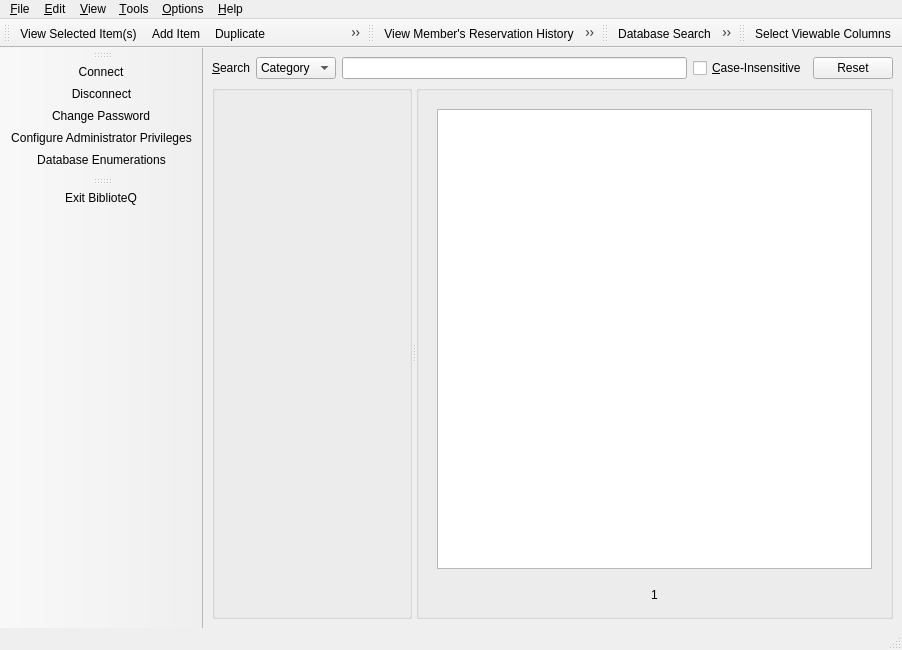
<?xml version="1.0" encoding="UTF-8"?>
<ui version="4.0">
 <class>mainWindow</class>
 <widget class="QMainWindow" name="mainWindow">
  <property name="geometry">
   <rect>
    <x>0</x>
    <y>0</y>
    <width>900</width>
    <height>650</height>
   </rect>
  </property>
  <property name="windowTitle">
   <string>BiblioteQ</string>
  </property>
  <property name="windowIcon">
   <iconset resource="../Icons/icons.qrc">
    <normaloff>:/book.png</normaloff>:/book.png</iconset>
  </property>
  <widget class="QWidget" name="centralwidget">
   <layout class="QVBoxLayout" name="verticalLayout_2">
    <item>
     <layout class="QHBoxLayout" name="horizontalLayout">
      <item>
       <widget class="QLabel" name="label">
        <property name="text">
         <string>&amp;Search</string>
        </property>
        <property name="buddy">
         <cstring>searchType</cstring>
        </property>
       </widget>
      </item>
      <item>
       <widget class="QComboBox" name="searchType">
        <property name="sizeAdjustPolicy">
         <enum>QComboBox::AdjustToContents</enum>
        </property>
        <item>
         <property name="text">
          <string>Category</string>
         </property>
        </item>
        <item>
         <property name="text">
          <string>ID</string>
         </property>
        </item>
        <item>
         <property name="text">
          <string>Keyword</string>
         </property>
        </item>
        <item>
         <property name="text">
          <string>Title</string>
         </property>
        </item>
       </widget>
      </item>
      <item>
       <widget class="QLineEdit" name="search"/>
      </item>
      <item>
       <widget class="QCheckBox" name="case_insensitive">
        <property name="sizePolicy">
         <sizepolicy hsizetype="Minimum" vsizetype="Preferred">
          <horstretch>0</horstretch>
          <verstretch>0</verstretch>
         </sizepolicy>
        </property>
        <property name="text">
         <string>&amp;Case-Insensitive</string>
        </property>
       </widget>
      </item>
      <item>
       <widget class="QPushButton" name="resetAllSearch">
        <property name="toolTip">
         <string>Clear the main table and reset the nearby search widgets.</string>
        </property>
        <property name="text">
         <string>Reset</string>
        </property>
       </widget>
      </item>
     </layout>
    </item>
    <item>
     <widget class="QSplitter" name="splitter">
      <property name="orientation">
       <enum>Qt::Horizontal</enum>
      </property>
      <widget class="QScrollArea" name="scrollArea">
       <property name="minimumSize">
        <size>
         <width>200</width>
         <height>0</height>
        </size>
       </property>
       <property name="frameShape">
        <enum>QFrame::NoFrame</enum>
       </property>
       <property name="widgetResizable">
        <bool>true</bool>
       </property>
       <widget class="QWidget" name="scrollAreaWidgetContents">
        <property name="geometry">
         <rect>
          <x>0</x>
          <y>0</y>
          <width>200</width>
          <height>278</height>
         </rect>
        </property>
        <layout class="QVBoxLayout" name="verticalLayout_7">
         <property name="margin">
          <number>0</number>
         </property>
         <item>
          <widget class="QGroupBox" name="itemSummary">
           <property name="flat">
            <bool>false</bool>
           </property>
           <layout class="QVBoxLayout">
            <item>
             <widget class="QLabel" name="summary">
              <property name="frameShape">
               <enum>QFrame::NoFrame</enum>
              </property>
              <property name="text">
               <string/>
              </property>
              <property name="wordWrap">
               <bool>true</bool>
              </property>
             </widget>
            </item>
            <item>
             <widget class="QLabel" name="frontImage">
              <property name="sizePolicy">
               <sizepolicy hsizetype="Fixed" vsizetype="Preferred">
                <horstretch>0</horstretch>
                <verstretch>0</verstretch>
               </sizepolicy>
              </property>
              <property name="text">
               <string/>
              </property>
              <property name="scaledContents">
               <bool>true</bool>
              </property>
             </widget>
            </item>
            <item>
             <widget class="QLabel" name="backImage">
              <property name="sizePolicy">
               <sizepolicy hsizetype="Fixed" vsizetype="Preferred">
                <horstretch>0</horstretch>
                <verstretch>0</verstretch>
               </sizepolicy>
              </property>
              <property name="text">
               <string/>
              </property>
              <property name="scaledContents">
               <bool>true</bool>
              </property>
             </widget>
            </item>
            <item>
             <spacer>
              <property name="orientation">
               <enum>Qt::Vertical</enum>
              </property>
              <property name="sizeHint" stdset="0">
               <size>
                <width>20</width>
                <height>47</height>
               </size>
              </property>
             </spacer>
            </item>
           </layout>
          </widget>
         </item>
        </layout>
       </widget>
      </widget>
      <widget class="QGroupBox" name="groupBox_2">
       <layout class="QVBoxLayout" name="verticalLayout">
        <item>
         <widget class="QStackedWidget" name="stackedWidget">
          <property name="currentIndex">
           <number>1</number>
          </property>
          <widget class="QWidget" name="page_2">
           <layout class="QVBoxLayout" name="verticalLayout_6">
            <item>
             <widget class="QGraphicsView" name="graphicsView">
              <property name="viewportUpdateMode">
               <enum>QGraphicsView::FullViewportUpdate</enum>
              </property>
             </widget>
            </item>
           </layout>
          </widget>
          <widget class="QWidget" name="page">
           <layout class="QVBoxLayout" name="verticalLayout_5">
            <item>
             <widget class="biblioteq_main_table" name="table">
              <property name="editTriggers">
               <set>QAbstractItemView::NoEditTriggers</set>
              </property>
              <property name="showDropIndicator" stdset="0">
               <bool>true</bool>
              </property>
              <property name="dragEnabled">
               <bool>false</bool>
              </property>
              <property name="alternatingRowColors">
               <bool>true</bool>
              </property>
              <property name="selectionMode">
               <enum>QAbstractItemView::MultiSelection</enum>
              </property>
              <property name="selectionBehavior">
               <enum>QAbstractItemView::SelectRows</enum>
              </property>
              <property name="verticalScrollMode">
               <enum>QAbstractItemView::ScrollPerItem</enum>
              </property>
              <property name="horizontalScrollMode">
               <enum>QAbstractItemView::ScrollPerPixel</enum>
              </property>
              <property name="showGrid">
               <bool>true</bool>
              </property>
              <property name="sortingEnabled">
               <bool>true</bool>
              </property>
              <property name="columnCount">
               <number>0</number>
              </property>
              <attribute name="horizontalHeaderShowSortIndicator" stdset="0">
               <bool>true</bool>
              </attribute>
              <attribute name="horizontalHeaderStretchLastSection">
               <bool>true</bool>
              </attribute>
             </widget>
            </item>
           </layout>
          </widget>
         </widget>
        </item>
        <item>
         <layout class="QHBoxLayout" name="horizontalLayout_2">
          <item>
           <widget class="QLabel" name="categoryLabel"/>
          </item>
          <item>
           <spacer name="horizontalSpacer_5">
            <property name="orientation">
             <enum>Qt::Horizontal</enum>
            </property>
            <property name="sizeHint" stdset="0">
             <size>
              <width>40</width>
              <height>20</height>
             </size>
            </property>
           </spacer>
          </item>
          <item>
           <widget class="QToolButton" name="previousPageButton">
            <property name="toolTip">
             <string>Previous Page</string>
            </property>
            <property name="icon">
             <iconset resource="../Icons/icons.qrc">
              <normaloff>:/16x16/previous.png</normaloff>:/16x16/previous.png</iconset>
            </property>
            <property name="iconSize">
             <size>
              <width>16</width>
              <height>16</height>
             </size>
            </property>
            <property name="autoRaise">
             <bool>true</bool>
            </property>
           </widget>
          </item>
          <item>
           <widget class="QLabel" name="pagesLabel">
            <property name="text">
             <string>1</string>
            </property>
            <property name="textFormat">
             <enum>Qt::RichText</enum>
            </property>
            <property name="alignment">
             <set>Qt::AlignCenter</set>
            </property>
           </widget>
          </item>
          <item>
           <widget class="QToolButton" name="nextPageButton">
            <property name="toolTip">
             <string>Next Page</string>
            </property>
            <property name="icon">
             <iconset resource="../Icons/icons.qrc">
              <normaloff>:/16x16/next.png</normaloff>:/16x16/next.png</iconset>
            </property>
            <property name="iconSize">
             <size>
              <width>16</width>
              <height>16</height>
             </size>
            </property>
            <property name="autoRaise">
             <bool>true</bool>
            </property>
           </widget>
          </item>
          <item>
           <spacer name="horizontalSpacer">
            <property name="orientation">
             <enum>Qt::Horizontal</enum>
            </property>
            <property name="sizeHint" stdset="0">
             <size>
              <width>40</width>
              <height>20</height>
             </size>
            </property>
           </spacer>
          </item>
          <item>
           <widget class="QLabel" name="itemsCountLabel">
            <property name="text">
             <string/>
            </property>
           </widget>
          </item>
         </layout>
        </item>
       </layout>
      </widget>
     </widget>
    </item>
   </layout>
  </widget>
  <widget class="QMenuBar" name="menubar">
   <property name="geometry">
    <rect>
     <x>0</x>
     <y>0</y>
     <width>900</width>
     <height>24</height>
    </rect>
   </property>
   <widget class="QMenu" name="menuHelp">
    <property name="title">
     <string>&amp;Help</string>
    </property>
    <addaction name="actionAbout"/>
   </widget>
   <widget class="QMenu" name="menuTools">
    <property name="title">
     <string>&amp;Tools</string>
    </property>
    <addaction name="actionResizeColumns"/>
    <addaction name="actionShowErrorDialog"/>
    <addaction name="separator"/>
    <addaction name="actionDatabaseSearch"/>
    <addaction name="actionRefreshTable"/>
    <addaction name="separator"/>
    <addaction name="action_Upgrade_SQLite_Schema"/>
   </widget>
   <widget class="QMenu" name="menu_File">
    <property name="title">
     <string>&amp;File</string>
    </property>
    <widget class="QMenu" name="menu_Recent_SQLite_Files">
     <property name="title">
      <string>&amp;Recent SQLite Files</string>
     </property>
    </widget>
    <addaction name="action_New_SQLite_Database"/>
    <addaction name="menu_Recent_SQLite_Files"/>
    <addaction name="separator"/>
    <addaction name="actionConnect"/>
    <addaction name="actionDisconnect"/>
    <addaction name="separator"/>
    <addaction name="actionExport_Current_View"/>
    <addaction name="separator"/>
    <addaction name="actionExit"/>
   </widget>
   <widget class="QMenu" name="menu_Edit">
    <property name="title">
     <string>&amp;Edit</string>
    </property>
    <widget class="QMenu" name="menu_Add_Item">
     <property name="title">
      <string>&amp;Add Item</string>
     </property>
     <property name="icon">
      <iconset resource="../Icons/icons.qrc">
       <normaloff>:/16x16/add.png</normaloff>:/16x16/add.png</iconset>
     </property>
     <addaction name="action_Book"/>
     <addaction name="action_DVD"/>
     <addaction name="action_Journal"/>
     <addaction name="action_Magazine"/>
     <addaction name="actionMusic_CD"/>
     <addaction name="action_Photograph_Collection"/>
     <addaction name="action_Video_Game"/>
    </widget>
    <addaction name="menu_Add_Item"/>
    <addaction name="actionDeleteEntry"/>
    <addaction name="actionDuplicateEntry"/>
    <addaction name="actionModifyEntry"/>
   </widget>
   <widget class="QMenu" name="menu_View">
    <property name="title">
     <string>&amp;View</string>
    </property>
    <addaction name="action_Category"/>
    <addaction name="separator"/>
    <addaction name="actionMembersBrowser"/>
    <addaction name="actionViewDetails"/>
    <addaction name="separator"/>
   </widget>
   <widget class="QMenu" name="menuOptions">
    <property name="title">
     <string>&amp;Options</string>
    </property>
    <widget class="QMenu" name="menuEntriesPerPage">
     <property name="title">
      <string>E&amp;ntries per Page</string>
     </property>
    </widget>
    <widget class="QMenu" name="menuPreferredZ3950Server">
     <property name="title">
      <string>Preferred &amp;Z39.50 Site</string>
     </property>
    </widget>
    <widget class="QMenu" name="menu_Language">
     <property name="title">
      <string>&amp;Language</string>
     </property>
    </widget>
    <widget class="QMenu" name="menuPreferredSRUSite">
     <property name="title">
      <string>Preferred &amp;SRU Site</string>
     </property>
    </widget>
    <addaction name="actionAutomaticallySaveSettingsOnExit"/>
    <addaction name="actionShowGrid"/>
    <addaction name="actionPopulate_Administrator_Browser_Table_on_Display"/>
    <addaction name="actionPopulate_Database_Enumerations_Browser_on_Display"/>
    <addaction name="actionPopulate_Members_Browser_Table_on_Display"/>
    <addaction name="actionPopulateOnStart"/>
    <addaction name="actionAutoPopulateOnCreation"/>
    <addaction name="actionPreserveGeometry"/>
    <addaction name="actionResetErrorLogOnDisconnect"/>
    <addaction name="separator"/>
    <addaction name="menuEntriesPerPage"/>
    <addaction name="menu_Language"/>
    <addaction name="menuPreferredSRUSite"/>
    <addaction name="menuPreferredZ3950Server"/>
    <addaction name="separator"/>
    <addaction name="actionSaveSettings"/>
    <addaction name="actionSetGlobalFonts"/>
   </widget>
   <addaction name="menu_File"/>
   <addaction name="menu_Edit"/>
   <addaction name="menu_View"/>
   <addaction name="menuTools"/>
   <addaction name="menuOptions"/>
   <addaction name="menuHelp"/>
  </widget>
  <widget class="QStatusBar" name="statusbar"/>
  <widget class="QToolBar" name="toolBar">
   <property name="windowTitle">
    <string>Connect Toobar</string>
   </property>
   <property name="iconSize">
    <size>
     <width>32</width>
     <height>32</height>
    </size>
   </property>
   <attribute name="toolBarArea">
    <enum>LeftToolBarArea</enum>
   </attribute>
   <attribute name="toolBarBreak">
    <bool>false</bool>
   </attribute>
   <addaction name="connectTool"/>
   <addaction name="disconnectTool"/>
   <addaction name="actionChangePassword"/>
   <addaction name="actionConfigureAdministratorPrivileges"/>
   <addaction name="actionDatabase_Enumerations"/>
  </widget>
  <widget class="QToolBar" name="toolBar_2">
   <property name="windowTitle">
    <string>Edit Toolbar</string>
   </property>
   <property name="iconSize">
    <size>
     <width>32</width>
     <height>32</height>
    </size>
   </property>
   <attribute name="toolBarArea">
    <enum>TopToolBarArea</enum>
   </attribute>
   <attribute name="toolBarBreak">
    <bool>false</bool>
   </attribute>
   <addaction name="detailsTool"/>
   <addaction name="createTool"/>
   <addaction name="duplicateTool"/>
   <addaction name="deleteTool"/>
   <addaction name="modifyTool"/>
   <addaction name="printTool"/>
  </widget>
  <widget class="QToolBar" name="toolBar_3">
   <property name="windowTitle">
    <string>Reservations Toolbar</string>
   </property>
   <property name="iconSize">
    <size>
     <width>32</width>
     <height>32</height>
    </size>
   </property>
   <attribute name="toolBarArea">
    <enum>TopToolBarArea</enum>
   </attribute>
   <attribute name="toolBarBreak">
    <bool>false</bool>
   </attribute>
   <addaction name="actionReservationHistory"/>
   <addaction name="actionRequests"/>
   <addaction name="reserveTool"/>
   <addaction name="userTool"/>
  </widget>
  <widget class="QToolBar" name="toolBar_4">
   <property name="windowTitle">
    <string>Search Toolbar</string>
   </property>
   <property name="iconSize">
    <size>
     <width>32</width>
     <height>32</height>
    </size>
   </property>
   <attribute name="toolBarArea">
    <enum>TopToolBarArea</enum>
   </attribute>
   <attribute name="toolBarBreak">
    <bool>false</bool>
   </attribute>
   <addaction name="searchTool"/>
   <addaction name="customQueryTool"/>
   <addaction name="refreshTool"/>
  </widget>
  <widget class="QToolBar" name="toolBar_5">
   <property name="windowTitle">
    <string>Configurations Toolbar</string>
   </property>
   <property name="iconSize">
    <size>
     <width>32</width>
     <height>32</height>
    </size>
   </property>
   <attribute name="toolBarArea">
    <enum>TopToolBarArea</enum>
   </attribute>
   <attribute name="toolBarBreak">
    <bool>false</bool>
   </attribute>
   <addaction name="configTool"/>
  </widget>
  <widget class="QToolBar" name="toolBar_6">
   <property name="windowTitle">
    <string>Exit Toolbar</string>
   </property>
   <property name="iconSize">
    <size>
     <width>32</width>
     <height>32</height>
    </size>
   </property>
   <attribute name="toolBarArea">
    <enum>LeftToolBarArea</enum>
   </attribute>
   <attribute name="toolBarBreak">
    <bool>false</bool>
   </attribute>
   <addaction name="exitTool"/>
  </widget>
  <action name="actionAbout">
   <property name="icon">
    <iconset resource="../Icons/icons.qrc">
     <normaloff>:/16x16/info.png</normaloff>:/16x16/info.png</iconset>
   </property>
   <property name="text">
    <string>&amp;About</string>
   </property>
  </action>
  <action name="actionShowGrid">
   <property name="checkable">
    <bool>true</bool>
   </property>
   <property name="text">
    <string>&amp;Display Table Grid</string>
   </property>
  </action>
  <action name="actionResizeColumns">
   <property name="icon">
    <iconset resource="../Icons/icons.qrc">
     <normaloff>:/16x16/resizecol.png</normaloff>:/16x16/resizecol.png</iconset>
   </property>
   <property name="text">
    <string>&amp;Resize Columns to Contents</string>
   </property>
  </action>
  <action name="actionSaveSettings">
   <property name="icon">
    <iconset resource="../Icons/icons.qrc">
     <normaloff>:/16x16/filesave.png</normaloff>:/16x16/filesave.png</iconset>
   </property>
   <property name="text">
    <string>&amp;Save Settings</string>
   </property>
   <property name="shortcut">
    <string>Ctrl+S</string>
   </property>
  </action>
  <action name="actionPopulateOnStart">
   <property name="checkable">
    <bool>true</bool>
   </property>
   <property name="checked">
    <bool>false</bool>
   </property>
   <property name="text">
    <string>&amp;Populate View on Connect</string>
   </property>
  </action>
  <action name="actionShowErrorDialog">
   <property name="icon">
    <iconset resource="../Icons/icons.qrc">
     <normaloff>:/16x16/log.png</normaloff>:/16x16/log.png</iconset>
   </property>
   <property name="text">
    <string>View Error &amp;Log</string>
   </property>
   <property name="shortcut">
    <string>Ctrl+L</string>
   </property>
  </action>
  <action name="actionResetErrorLogOnDisconnect">
   <property name="checkable">
    <bool>true</bool>
   </property>
   <property name="text">
    <string>Reset &amp;Error Log on Disconnect</string>
   </property>
  </action>
  <action name="actionConnect">
   <property name="icon">
    <iconset resource="../Icons/icons.qrc">
     <normaloff>:/16x16/connected.png</normaloff>:/16x16/connected.png</iconset>
   </property>
   <property name="text">
    <string>&amp;Connect</string>
   </property>
   <property name="shortcut">
    <string>Ctrl+C</string>
   </property>
  </action>
  <action name="actionDisconnect">
   <property name="icon">
    <iconset resource="../Icons/icons.qrc">
     <normaloff>:/16x16/disconnected.png</normaloff>:/16x16/disconnected.png</iconset>
   </property>
   <property name="text">
    <string>&amp;Disconnect</string>
   </property>
   <property name="shortcut">
    <string>Ctrl+D</string>
   </property>
  </action>
  <action name="actionExit">
   <property name="icon">
    <iconset resource="../Icons/icons.qrc">
     <normaloff>:/16x16/exit.png</normaloff>:/16x16/exit.png</iconset>
   </property>
   <property name="text">
    <string>Exit Bibliote&amp;Q</string>
   </property>
   <property name="shortcut">
    <string>Ctrl+Q</string>
   </property>
  </action>
  <action name="actionDeleteEntry">
   <property name="icon">
    <iconset resource="../Icons/icons.qrc">
     <normaloff>:/16x16/eraser.png</normaloff>:/16x16/eraser.png</iconset>
   </property>
   <property name="text">
    <string>&amp;Delete Selected Item(s)</string>
   </property>
   <property name="shortcut">
    <string>Ctrl+X</string>
   </property>
  </action>
  <action name="actionModifyEntry">
   <property name="icon">
    <iconset resource="../Icons/icons.qrc">
     <normaloff>:/16x16/edit.png</normaloff>:/16x16/edit.png</iconset>
   </property>
   <property name="text">
    <string>&amp;Modify Selected Item(s)</string>
   </property>
   <property name="shortcut">
    <string>Ctrl+V</string>
   </property>
  </action>
  <action name="actionMembersBrowser">
   <property name="icon">
    <iconset resource="../Icons/icons.qrc">
     <normaloff>:/16x16/members.png</normaloff>:/16x16/members.png</iconset>
   </property>
   <property name="text">
    <string>&amp;Members Browser</string>
   </property>
   <property name="shortcut">
    <string>Ctrl+M</string>
   </property>
  </action>
  <action name="actionDatabaseSearch">
   <property name="icon">
    <iconset resource="../Icons/icons.qrc">
     <normaloff>:/16x16/find.png</normaloff>:/16x16/find.png</iconset>
   </property>
   <property name="text">
    <string>&amp;Database Search</string>
   </property>
   <property name="iconText">
    <string>Database Search</string>
   </property>
   <property name="toolTip">
    <string>Database Search</string>
   </property>
   <property name="shortcut">
    <string>Ctrl+F</string>
   </property>
  </action>
  <action name="actionRefreshTable">
   <property name="icon">
    <iconset resource="../Icons/icons.qrc">
     <normaloff>:/16x16/reload.png</normaloff>:/16x16/reload.png</iconset>
   </property>
   <property name="text">
    <string>&amp;Refresh View</string>
   </property>
   <property name="shortcut">
    <string>Ctrl+R</string>
   </property>
  </action>
  <action name="actionViewDetails">
   <property name="icon">
    <iconset resource="../Icons/icons.qrc">
     <normaloff>:/16x16/details.png</normaloff>:/16x16/details.png</iconset>
   </property>
   <property name="text">
    <string>&amp;Selected Item(s)</string>
   </property>
   <property name="shortcut">
    <string>Ctrl+V</string>
   </property>
  </action>
  <action name="actionSetGlobalFonts">
   <property name="icon">
    <iconset resource="../Icons/icons.qrc">
     <normaloff>:/16x16/fonts.png</normaloff>:/16x16/fonts.png</iconset>
   </property>
   <property name="text">
    <string>Select &amp;Global Font</string>
   </property>
   <property name="shortcut">
    <string>Ctrl+G</string>
   </property>
  </action>
  <action name="actionAutoPopulateOnCreation">
   <property name="checkable">
    <bool>true</bool>
   </property>
   <property name="text">
    <string>Populate View on Item &amp;Creation</string>
   </property>
  </action>
  <action name="connectTool">
   <property name="icon">
    <iconset resource="../Icons/icons.qrc">
     <normaloff>:/32x32/connect_established.png</normaloff>:/32x32/connect_established.png</iconset>
   </property>
   <property name="text">
    <string>Connect</string>
   </property>
  </action>
  <action name="disconnectTool">
   <property name="icon">
    <iconset resource="../Icons/icons.qrc">
     <normaloff>:/32x32/connect_no.png</normaloff>:/32x32/connect_no.png</iconset>
   </property>
   <property name="text">
    <string>Disconnect</string>
   </property>
  </action>
  <action name="detailsTool">
   <property name="icon">
    <iconset resource="../Icons/icons.qrc">
     <normaloff>:/32x32/details.png</normaloff>:/32x32/details.png</iconset>
   </property>
   <property name="text">
    <string>View Selected Item(s)</string>
   </property>
  </action>
  <action name="createTool">
   <property name="icon">
    <iconset resource="../Icons/icons.qrc">
     <normaloff>:/32x32/add.png</normaloff>:/32x32/add.png</iconset>
   </property>
   <property name="text">
    <string>Add Item</string>
   </property>
  </action>
  <action name="deleteTool">
   <property name="icon">
    <iconset resource="../Icons/icons.qrc">
     <normaloff>:/32x32/remove.png</normaloff>:/32x32/remove.png</iconset>
   </property>
   <property name="text">
    <string>Delete Selected Item(s)</string>
   </property>
  </action>
  <action name="modifyTool">
   <property name="icon">
    <iconset resource="../Icons/icons.qrc">
     <normaloff>:/32x32/edit.png</normaloff>:/32x32/edit.png</iconset>
   </property>
   <property name="text">
    <string>Modify Selected Item(s)</string>
   </property>
  </action>
  <action name="printTool">
   <property name="icon">
    <iconset resource="../Icons/icons.qrc">
     <normaloff>:/32x32/print.png</normaloff>:/32x32/print.png</iconset>
   </property>
   <property name="text">
    <string>Print Current View</string>
   </property>
  </action>
  <action name="reserveTool">
   <property name="icon">
    <iconset resource="../Icons/icons.qrc">
     <normaloff>:/32x32/checkout.png</normaloff>:/32x32/checkout.png</iconset>
   </property>
   <property name="text">
    <string>Reserve Selected Item</string>
   </property>
  </action>
  <action name="userTool">
   <property name="icon">
    <iconset resource="../Icons/icons.qrc">
     <normaloff>:/32x32/members.png</normaloff>:/32x32/members.png</iconset>
   </property>
   <property name="text">
    <string>Display Members Browser</string>
   </property>
  </action>
  <action name="searchTool">
   <property name="icon">
    <iconset resource="../Icons/icons.qrc">
     <normaloff>:/32x32/find.png</normaloff>:/32x32/find.png</iconset>
   </property>
   <property name="text">
    <string>Database Search</string>
   </property>
  </action>
  <action name="customQueryTool">
   <property name="icon">
    <iconset resource="../Icons/icons.qrc">
     <normaloff>:/32x32/customquery.png</normaloff>:/32x32/customquery.png</iconset>
   </property>
   <property name="text">
    <string>Custom Database Query</string>
   </property>
  </action>
  <action name="refreshTool">
   <property name="icon">
    <iconset resource="../Icons/icons.qrc">
     <normaloff>:/32x32/reload.png</normaloff>:/32x32/reload.png</iconset>
   </property>
   <property name="text">
    <string>Refresh Table</string>
   </property>
  </action>
  <action name="configTool">
   <property name="icon">
    <iconset resource="../Icons/icons.qrc">
     <normaloff>:/32x32/configure.png</normaloff>:/32x32/configure.png</iconset>
   </property>
   <property name="text">
    <string>Select Viewable Columns</string>
   </property>
  </action>
  <action name="exitTool">
   <property name="icon">
    <iconset resource="../Icons/icons.qrc">
     <normaloff>:/32x32/exit.png</normaloff>:/32x32/exit.png</iconset>
   </property>
   <property name="text">
    <string>Exit BiblioteQ</string>
   </property>
  </action>
  <action name="actionReservationHistory">
   <property name="icon">
    <iconset resource="../Icons/icons.qrc">
     <normaloff>:/32x32/history.png</normaloff>:/32x32/history.png</iconset>
   </property>
   <property name="text">
    <string>View Member's Reservation History</string>
   </property>
  </action>
  <action name="actionChangePassword">
   <property name="icon">
    <iconset resource="../Icons/icons.qrc">
     <normaloff>:/32x32/password.png</normaloff>:/32x32/password.png</iconset>
   </property>
   <property name="text">
    <string>Change Password</string>
   </property>
  </action>
  <action name="actionPreserveGeometry">
   <property name="checkable">
    <bool>true</bool>
   </property>
   <property name="text">
    <string>Preserve Main &amp;Window's Geometry</string>
   </property>
  </action>
  <action name="actionAutomaticallySaveSettingsOnExit">
   <property name="checkable">
    <bool>true</bool>
   </property>
   <property name="text">
    <string>Automatically Save Settings on E&amp;xit</string>
   </property>
  </action>
  <action name="actionConfigureAdministratorPrivileges">
   <property name="icon">
    <iconset resource="../Icons/icons.qrc">
     <normaloff>:/32x32/identity.png</normaloff>:/32x32/identity.png</iconset>
   </property>
   <property name="text">
    <string>Configure Administrator Privileges</string>
   </property>
  </action>
  <action name="actionRequests">
   <property name="icon">
    <iconset resource="../Icons/icons.qrc">
     <normaloff>:/32x32/request.png</normaloff>:/32x32/request.png</iconset>
   </property>
   <property name="text">
    <string>Item Requests</string>
   </property>
  </action>
  <action name="actionPopulate_Members_Browser_Table_on_Display">
   <property name="checkable">
    <bool>true</bool>
   </property>
   <property name="text">
    <string>Populate &amp;Members Browser Table on Display</string>
   </property>
  </action>
  <action name="actionPopulate_Administrator_Browser_Table_on_Display">
   <property name="checkable">
    <bool>true</bool>
   </property>
   <property name="text">
    <string>Populate &amp;Administrator Browser Table on Display</string>
   </property>
  </action>
  <action name="action_New_SQLite_Database">
   <property name="icon">
    <iconset resource="../Icons/icons.qrc">
     <normaloff>:/16x16/filenew.png</normaloff>:/16x16/filenew.png</iconset>
   </property>
   <property name="text">
    <string>&amp;New SQLite Database</string>
   </property>
   <property name="shortcut">
    <string>Ctrl+N</string>
   </property>
  </action>
  <action name="actionDatabase_Enumerations">
   <property name="icon">
    <iconset resource="../Icons/icons.qrc">
     <normaloff>:/32x32/settings.png</normaloff>:/32x32/settings.png</iconset>
   </property>
   <property name="text">
    <string>Database Enumerations</string>
   </property>
   <property name="toolTip">
    <string>Database Enumerations</string>
   </property>
  </action>
  <action name="actionPopulate_Database_Enumerations_Browser_on_Display">
   <property name="checkable">
    <bool>true</bool>
   </property>
   <property name="text">
    <string>Populate Database En&amp;umerations Browser on Display</string>
   </property>
  </action>
  <action name="actionExport_Current_View">
   <property name="icon">
    <iconset resource="../Icons/icons.qrc">
     <normaloff>:/16x16/fileexport.png</normaloff>:/16x16/fileexport.png</iconset>
   </property>
   <property name="text">
    <string>&amp;Export Table View as CSV</string>
   </property>
  </action>
  <action name="duplicateTool">
   <property name="icon">
    <iconset resource="../Icons/icons.qrc">
     <normaloff>:/32x32/duplicate.png</normaloff>:/32x32/duplicate.png</iconset>
   </property>
   <property name="text">
    <string>Duplicate</string>
   </property>
   <property name="toolTip">
    <string>Duplicate Selected Item(s)</string>
   </property>
  </action>
  <action name="actionDuplicateEntry">
   <property name="icon">
    <iconset resource="../Icons/icons.qrc">
     <normaloff>:/16x16/editcopy.png</normaloff>:/16x16/editcopy.png</iconset>
   </property>
   <property name="text">
    <string>D&amp;uplicate Selected Item(s)</string>
   </property>
   <property name="shortcut">
    <string>Ctrl+U</string>
   </property>
  </action>
  <action name="action_Book">
   <property name="text">
    <string>&amp;Book</string>
   </property>
  </action>
  <action name="action_DVD">
   <property name="text">
    <string>&amp;DVD</string>
   </property>
  </action>
  <action name="action_Journal">
   <property name="text">
    <string>&amp;Journal</string>
   </property>
  </action>
  <action name="action_Magazine">
   <property name="text">
    <string>&amp;Magazine</string>
   </property>
  </action>
  <action name="actionMusic_CD">
   <property name="text">
    <string>Music &amp;CD</string>
   </property>
  </action>
  <action name="action_Video_Game">
   <property name="text">
    <string>&amp;Video Game</string>
   </property>
  </action>
  <action name="actionCzech">
   <property name="checkable">
    <bool>true</bool>
   </property>
   <property name="text">
    <string>&amp;Czech</string>
   </property>
  </action>
  <action name="action_English">
   <property name="checkable">
    <bool>true</bool>
   </property>
   <property name="text">
    <string>&amp;English</string>
   </property>
  </action>
  <action name="action_German">
   <property name="checkable">
    <bool>true</bool>
   </property>
   <property name="text">
    <string>&amp;German</string>
   </property>
  </action>
  <action name="actionG_reek">
   <property name="checkable">
    <bool>true</bool>
   </property>
   <property name="text">
    <string>G&amp;reek</string>
   </property>
  </action>
  <action name="action_French">
   <property name="checkable">
    <bool>true</bool>
   </property>
   <property name="text">
    <string>&amp;French</string>
   </property>
  </action>
  <action name="action_Hungarian">
   <property name="checkable">
    <bool>true</bool>
   </property>
   <property name="text">
    <string>&amp;Hungarian</string>
   </property>
  </action>
  <action name="action_Dutch">
   <property name="text">
    <string>&amp;Dutch</string>
   </property>
  </action>
  <action name="actionDutch_Belgium">
   <property name="checkable">
    <bool>true</bool>
   </property>
   <property name="text">
    <string>Dutch (&amp;Belgium)</string>
   </property>
  </action>
  <action name="actionDutch_Netherlands">
   <property name="checkable">
    <bool>true</bool>
   </property>
   <property name="text">
    <string>Dutch (&amp;Netherlands)</string>
   </property>
  </action>
  <action name="action_Photograph_Collection">
   <property name="text">
    <string>&amp;Photograph Collection</string>
   </property>
  </action>
  <action name="action_Category">
   <property name="text">
    <string>&amp;Category</string>
   </property>
  </action>
  <action name="action_Upgrade_SQLite_Schema">
   <property name="text">
    <string>&amp;Upgrade SQLite Schema</string>
   </property>
  </action>
 </widget>
 <customwidgets>
  <customwidget>
   <class>biblioteq_main_table</class>
   <extends>QTableWidget</extends>
   <header>biblioteq_main_table.h</header>
  </customwidget>
 </customwidgets>
 <tabstops>
  <tabstop>searchType</tabstop>
  <tabstop>search</tabstop>
  <tabstop>case_insensitive</tabstop>
  <tabstop>resetAllSearch</tabstop>
  <tabstop>scrollArea</tabstop>
  <tabstop>table</tabstop>
  <tabstop>graphicsView</tabstop>
  <tabstop>previousPageButton</tabstop>
  <tabstop>nextPageButton</tabstop>
 </tabstops>
 <resources>
  <include location="../Icons/icons.qrc"/>
 </resources>
 <connections/>
</ui>
